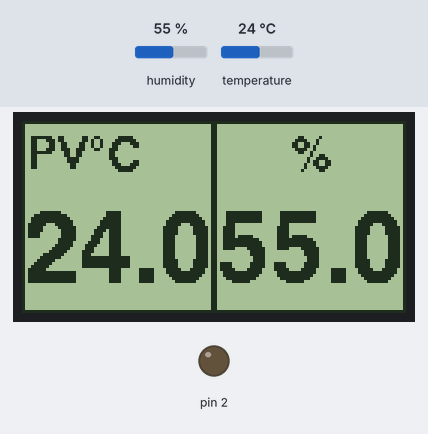
This sketch was run on a simulated Arduino Uno, built with avr-gcc and run on an emulated ATmega328P. Parts: 128×64 one-colour display, output pins drawn as LEDs (lit = HIGH). Inputs (shaded band) come from the test bench; at power-on: humidity 55 %, temperature 24 °C. What the sketch prints to the serial monitor is not drawn.

Above: at 2.8 s.
2.9 s: humidity set to 22 %
At 5.2 s:
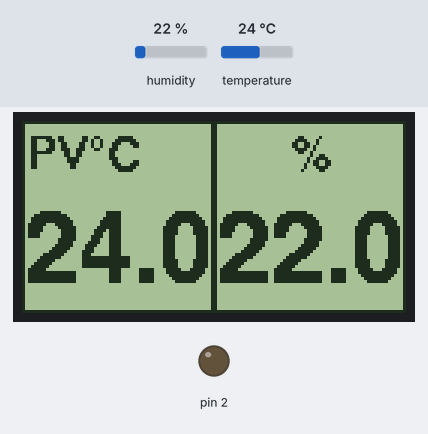
5.6 s: temperature set to 12 °C
At 6.6 s:
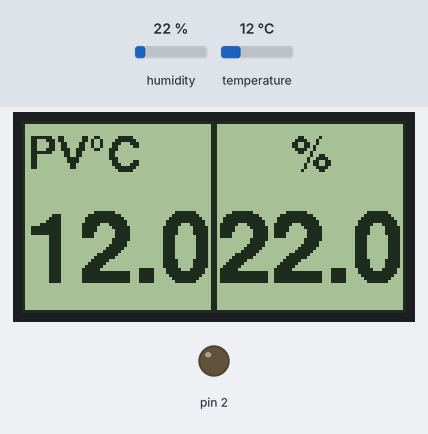
8.3 s: humidity set to 40 %
At 11.4 s:
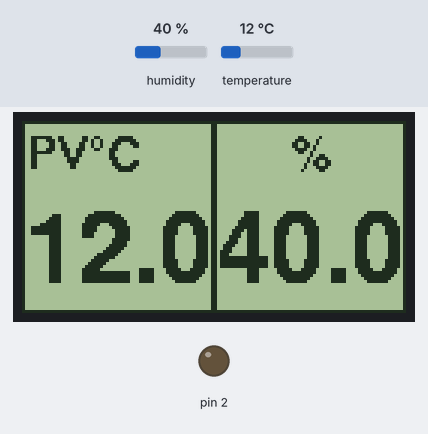
11.8 s: temperature set to 19 °C
At 13.1 s:
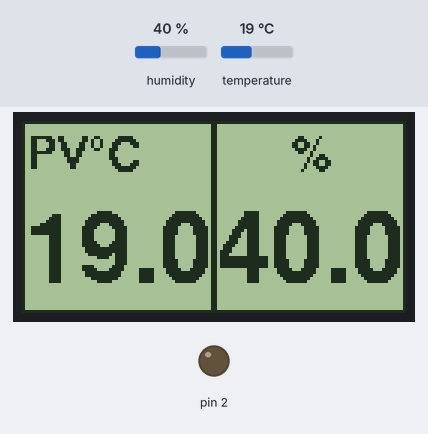
Timing chart, 0 to 14.8 s (numbered marks = the images above; inputs shaded):
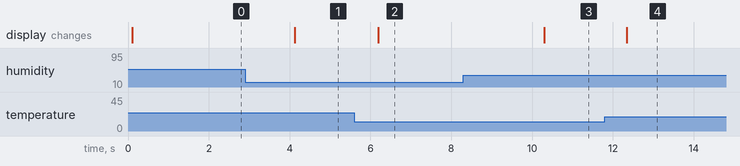

Measured:
- after the input at 2.9 s, the display: changes after 1.2 s (image 1)
- after the input at 5.6 s, the display: changes after 0.59 s (image 2)
- after the input at 8.3 s, the display: changes after 2.0 s (image 3)
- after the input at 11.8 s, the display: changes after 0.54 s (image 4)

The sketch:

IncubatorController.ino
```cpp
#include <DHT.h>
#include <U8g2lib.h>

#define DHTTYPE DHT22

char temperature [5];
char humidity [5];
const char DEGREE_SYMBOL[] = { 0xB0, '\0' };

float setPointLowTemp = 27.0;
float setPointLowHumi = 40.0;

float setPointHighTemp = 32.0;
float setPointHighHumi = 60.0;

int counter = 0;

DHT dht(7, DHTTYPE);

//u8g2 display instance
U8G2_ST7920_128X64_F_HW_SPI u8g2(U8G2_R0, /* CS=*/ 10, /* reset=*/ 8);

void setup() {
  pinMode(2, OUTPUT);

  dht.begin();
  Serial.begin(9600);

  pinMode(9, INPUT);
  pinMode(12, INPUT);

  u8g2.begin();
  u8g2.enableUTF8Print();

  u8g2.setColorIndex(1);
}

void loop() {

  u8g2.firstPage();
  do {
    //    draw();
    //    if(String(humidity).toFloat()>setPointHighHumi){
    //      digitalWrite(2, LOW);
    //      }else{
    //        digitalWrite(2, HIGH);
    //      }

   draw();

  } while ( u8g2.nextPage() );
}

void draw() {

  readTemperature();
  readHumidity();


  Serial.println(temperature);
  Serial.println(humidity);

    mainDisplay();
}

void menu() {
  u8g2.drawFrame(0, 0, 128, 64);
  u8g2.setFont(u8g2_font_amstrad_cpc_extended_8f);
  u8g2.setFontPosTop();
  u8g2.drawStr(42, 6, "MENU");
  u8g2.setFont(u8g2_font_6x10_tf);
  u8g2.setFontPosTop();
  u8g2.drawStr(4, 28, "> Set Temperature");
  u8g2.drawStr(4, 45, "> Set Humidity");

  u8g2.drawFrame(0, 0, 128, 24);
  u8g2.drawFrame(0, 23, 128, 21);
  u8g2.drawFrame(0, 43, 128, 21);

}

void mainDisplay() {
  u8g2.drawFrame(0, 0, 64, 64);
  u8g2.drawFrame(64, 0, 64, 64);
  if (counter < 1000) {
    showTemperatureHumidity();
  } else if (counter < 1500) {
    showSetPointTemperatureHumidity(true);
  } else if (counter < 2000) {
    showSetPointTemperatureHumidity(false);
  } else {
    counter = 0;
  }
  counter++;
}

void showTemperatureHumidity() {
  u8g2.setFont(u8g2_font_helvB10_tf);
  u8g2.setFontPosTop();
  u8g2.drawStr(2, 4, "PV");

  u8g2.setFont(u8g2_font_helvB12_tf);
  u8g2.setFontPosTop();
  u8g2.drawUTF8(22, 4, DEGREE_SYMBOL);
  u8g2.drawUTF8(28, 4, "C");
  u8g2.drawStr(90, 4, "%");

  u8g2.setFont(u8g2_font_helvB24_tf);
  u8g2.setFontPosTop();
  u8g2.drawStr(1, 28, temperature);
  u8g2.drawStr( 65, 28, humidity);
}

void showSetPointTemperatureHumidity(boolean isHigh) {

  u8g2.setFont(u8g2_font_helvB12_tf);
  u8g2.setFontPosTop();
  u8g2.drawUTF8(22, 4, DEGREE_SYMBOL);
  u8g2.drawUTF8(28, 4, "C");
  u8g2.drawStr(90, 4, "%");


  u8g2.setFont(u8g2_font_helvB10_tf);
  u8g2.setFontPosTop();
  u8g2.drawStr(2, 4, "SV");

  String temp;
  String humi;

  if (isHigh) {
    u8g2.drawStr(65, 4, "H");
    temp = String(setPointHighTemp);
    humi = String(setPointHighHumi);

  } else {
    u8g2.drawStr(65, 4, "L");
    temp = String(setPointLowTemp);
    humi = String(setPointLowHumi);
  }

  temp[temp.length() - 1] = '\0';
  humi[humi.length() - 1] = '\0';

  u8g2.setFont(u8g2_font_helvB24_tf);
  u8g2.setFontPosTop();

  u8g2.drawStr(1, 28, temp.c_str());
  u8g2.drawStr( 65, 28, humi.c_str());
}

void readTemperature()
{
  float t = dht.readTemperature();
  dtostrf(t, 3, 1, temperature);
}

void readHumidity()
{
  float h = dht.readHumidity();
  dtostrf(h, 3, 1, humidity);
}
```
